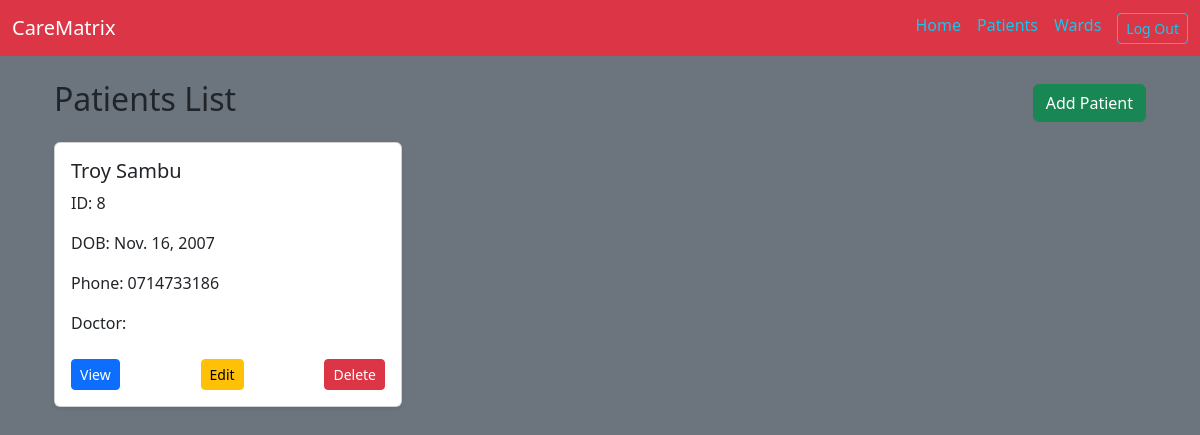
Before: /patients/ (signed in) with the older database file.
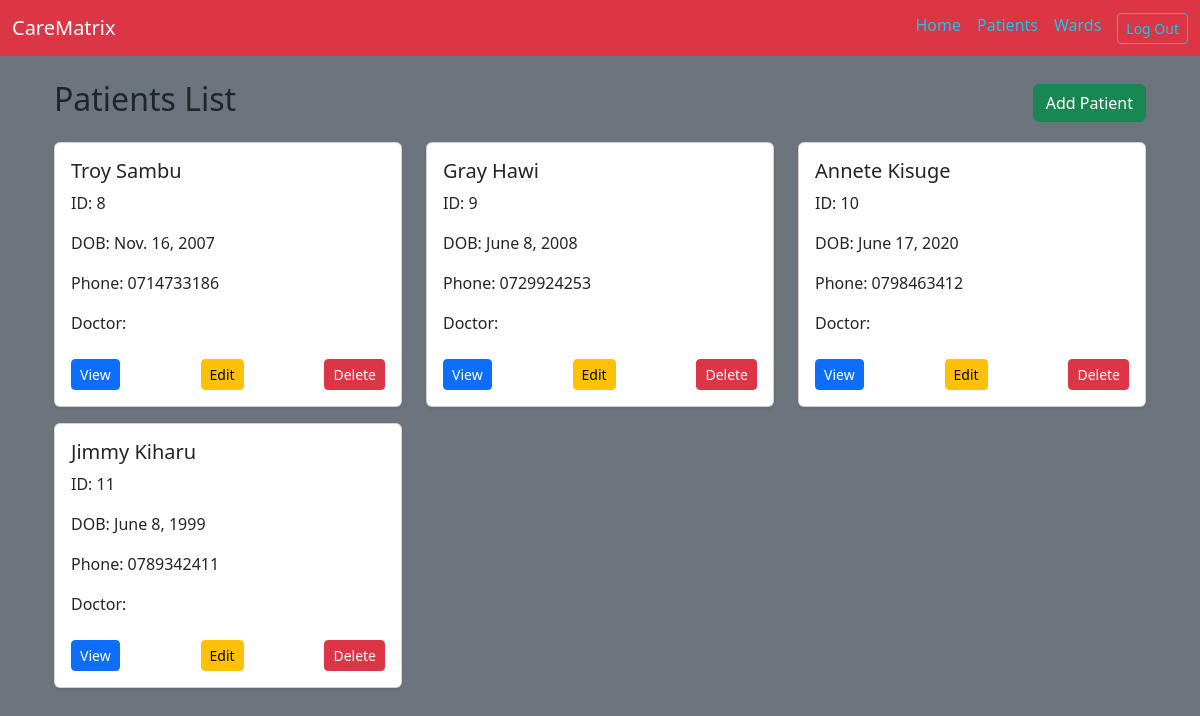
After: the same page with the newer database file.
### patients/models.py (models this page shows, shortened)
class Patient(models.Model):
    first_name = models.CharField(max_length=50)
    last_name = models.CharField(max_length=50)
    date_of_birth = models.DateField()
    gender = models.CharField(max_length=10)
    phone = models.CharField(max_length=15)
    address = models.TextField(blank=True)
    doctor = models.CharField(blank=True, null=True, max_length=100)
    is_high_risk = models.BooleanField(default=False)
    current_bed = models.OneToOneField(Bed, null=True, blank=True, on_delete=models.SET_NULL, related_name='occupant')

### patients/views.py (the view)
# urls.py: path('', views.patient_list, name='patient_list'),
@login_required
def patient_list(request):
    patients = Patient.objects.all()
    return render(request, 'patients/list.html', {'patients': patients})

### patients/templates/patients/list.html
{% extends "base.html" %}
{% block content %}
<div class="container mt-4">
    <div class="d-flex justify-content-between align-items-center mb-3">
        <h2>Patients List</h2>
        <a href="{% url 'patients:patient_create' %}" class="btn btn-success">Add Patient</a>
    </div>
    {% if patients %}
    <div class="row">
        {% for patient in patients %}
        <div class="col-md-4 mb-3">
            <div class="card shadow-sm p-3">
                <h5>{{ patient.first_name }} {{ patient.last_name }}</h5>
                <p>ID: {{ patient.id }}</p>
                <p>DOB: {{ patient.date_of_birth }}</p>
                <p>Phone: {{ patient.phone }}</p>
                <p>Doctor: {{ patient.doctor }}</p>
                <div class="d-flex justify-content-between mt-2">
                    <a href="{% url 'patients:patient_detail' patient.id %}" class="btn btn-primary btn-sm">View</a>
                    <a href="{% url 'patients:patient_update' patient.id %}" class="btn btn-warning btn-sm">Edit</a>
                    <a href="{% url 'patients:patient_delete' patient.id %}" class="btn btn-danger btn-sm">Delete</a>
                </div>
            </div>
        </div>
        {% endfor %}
    </div>
    {% else %}
        <p>No patients found. <a href="{% url 'patients:patient_create' %}">Add a patient</a>.</p>
    {% endif %}
</div>
{% endblock %}

Changed rows visible on the page:
added Patient: first_name "Gray", last_name "Hawi", id "9", date_of_birth "June 8, 2008", phone "0729924253"
added Patient: first_name "Annete", last_name "Kisuge", id "10", date_of_birth "June 17, 2020", phone "0798463412"
added Patient: first_name "Jimmy", last_name "Kiharu", id "11", date_of_birth "June 8, 1999", phone "0789342411"
